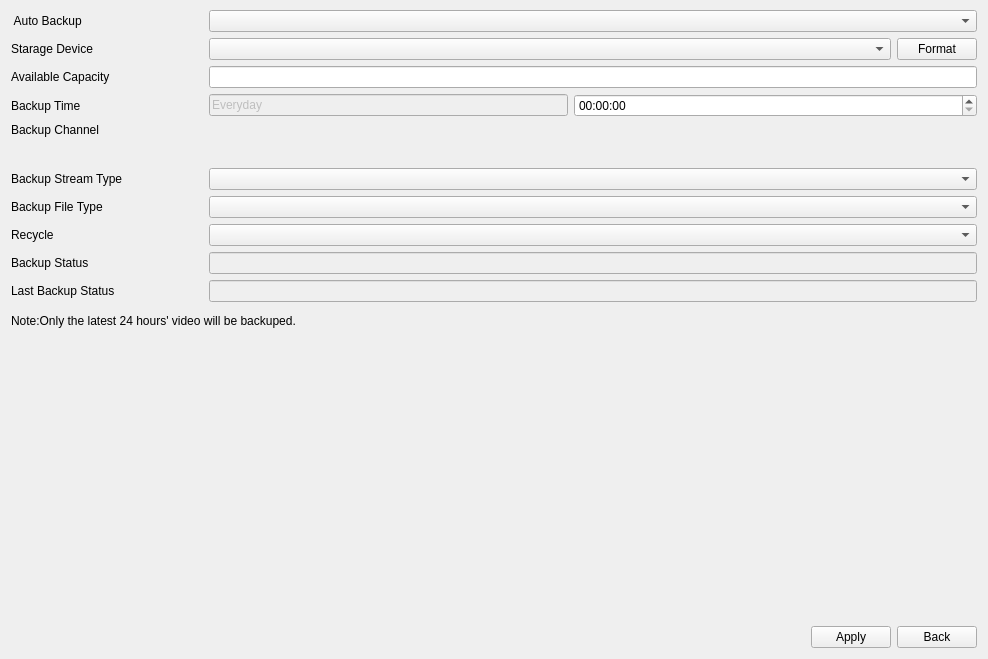
<?xml version="1.0" encoding="UTF-8"?>
<ui version="4.0">
 <class>AutoBackup</class>
 <widget class="QWidget" name="AutoBackup">
  <property name="geometry">
   <rect>
    <x>0</x>
    <y>0</y>
    <width>988</width>
    <height>659</height>
   </rect>
  </property>
  <property name="windowTitle">
   <string>Form</string>
  </property>
  <layout class="QVBoxLayout" name="verticalLayout_2">
   <property name="topMargin">
    <number>10</number>
   </property>
   <item>
    <layout class="QGridLayout" name="gridLayout">
     <property name="topMargin">
      <number>0</number>
     </property>
     <item row="8" column="1">
      <widget class="MyLineEdit" name="lineEditStatus">
       <property name="enabled">
        <bool>false</bool>
       </property>
      </widget>
     </item>
     <item row="3" column="0">
      <widget class="MyLabel" name="labelBackupTime">
       <property name="text">
        <string>Backup Time</string>
       </property>
      </widget>
     </item>
     <item row="6" column="0">
      <widget class="MyLabel" name="labelBackupFileType">
       <property name="text">
        <string>Backup File Type</string>
       </property>
      </widget>
     </item>
     <item row="1" column="0">
      <widget class="MyLabel" name="labelStarageDevice">
       <property name="text">
        <string>Starage Device</string>
       </property>
      </widget>
     </item>
     <item row="3" column="1">
      <layout class="QHBoxLayout" name="horizontalLayout_4">
       <item>
        <widget class="QLineEdit" name="lineEditDay">
         <property name="enabled">
          <bool>false</bool>
         </property>
         <property name="sizePolicy">
          <sizepolicy hsizetype="Expanding" vsizetype="Fixed">
           <horstretch>8</horstretch>
           <verstretch>0</verstretch>
          </sizepolicy>
         </property>
         <property name="text">
          <string>Everyday</string>
         </property>
        </widget>
       </item>
       <item>
        <widget class="MyTimeEdit" name="timeEditBackupTime">
         <property name="sizePolicy">
          <sizepolicy hsizetype="Minimum" vsizetype="Fixed">
           <horstretch>9</horstretch>
           <verstretch>0</verstretch>
          </sizepolicy>
         </property>
        </widget>
       </item>
      </layout>
     </item>
     <item row="5" column="1">
      <widget class="ComboBox" name="comboBoxBackupStreamType"/>
     </item>
     <item row="9" column="1">
      <widget class="MyLineEdit" name="lineEditLastStatus">
       <property name="enabled">
        <bool>false</bool>
       </property>
      </widget>
     </item>
     <item row="7" column="0">
      <widget class="MyLabel" name="labelRecycle">
       <property name="text">
        <string>Recycle</string>
       </property>
      </widget>
     </item>
     <item row="4" column="0">
      <widget class="QWidget" name="widget_2" native="true">
       <property name="sizePolicy">
        <sizepolicy hsizetype="Preferred" vsizetype="Preferred">
         <horstretch>0</horstretch>
         <verstretch>0</verstretch>
        </sizepolicy>
       </property>
       <layout class="QVBoxLayout" name="verticalLayout">
        <property name="leftMargin">
         <number>0</number>
        </property>
        <property name="topMargin">
         <number>0</number>
        </property>
        <property name="rightMargin">
         <number>0</number>
        </property>
        <property name="bottomMargin">
         <number>0</number>
        </property>
        <item>
         <widget class="MyLabel" name="labelBackupChannel">
          <property name="text">
           <string>Backup Channel</string>
          </property>
         </widget>
        </item>
        <item>
         <spacer name="verticalSpacer_2">
          <property name="orientation">
           <enum>Qt::Vertical</enum>
          </property>
          <property name="sizeHint" stdset="0">
           <size>
            <width>20</width>
            <height>10</height>
           </size>
          </property>
         </spacer>
        </item>
       </layout>
      </widget>
     </item>
     <item row="7" column="1">
      <widget class="ComboBox" name="comboBoxRecycle"/>
     </item>
     <item row="5" column="0">
      <widget class="MyLabel" name="labelBackupStreamType">
       <property name="text">
        <string>Backup Stream Type</string>
       </property>
      </widget>
     </item>
     <item row="9" column="0">
      <widget class="MyLabel" name="labelLastBackupStatus">
       <property name="text">
        <string>Last Backup Status</string>
       </property>
      </widget>
     </item>
     <item row="0" column="1">
      <widget class="ComboBox" name="comboBoxAutoBackup">
       <property name="sizePolicy">
        <sizepolicy hsizetype="Preferred" vsizetype="Fixed">
         <horstretch>4</horstretch>
         <verstretch>0</verstretch>
        </sizepolicy>
       </property>
      </widget>
     </item>
     <item row="4" column="1">
      <widget class="CheckBoxGroup" name="checkboxGroup" native="true">
       <property name="sizePolicy">
        <sizepolicy hsizetype="Preferred" vsizetype="Preferred">
         <horstretch>0</horstretch>
         <verstretch>0</verstretch>
        </sizepolicy>
       </property>
      </widget>
     </item>
     <item row="0" column="0">
      <widget class="MyLabel" name="labelAutoBackup">
       <property name="sizePolicy">
        <sizepolicy hsizetype="Preferred" vsizetype="Preferred">
         <horstretch>1</horstretch>
         <verstretch>0</verstretch>
        </sizepolicy>
       </property>
       <property name="text">
        <string> Auto Backup</string>
       </property>
      </widget>
     </item>
     <item row="6" column="1">
      <widget class="ComboBox" name="comboBoxBackupFileType"/>
     </item>
     <item row="8" column="0">
      <widget class="MyLabel" name="labelStatus">
       <property name="text">
        <string>Backup Status</string>
       </property>
      </widget>
     </item>
     <item row="2" column="0">
      <widget class="MyLabel" name="labelAvailableCapacity">
       <property name="text">
        <string>Available Capacity</string>
       </property>
      </widget>
     </item>
     <item row="2" column="1">
      <widget class="MyLineEdit" name="lineEditAvailableCapacity">
       <property name="enabled">
        <bool>true</bool>
       </property>
      </widget>
     </item>
     <item row="1" column="1">
      <widget class="QWidget" name="widget_3" native="true">
       <layout class="QHBoxLayout" name="horizontalLayout_3">
        <property name="leftMargin">
         <number>0</number>
        </property>
        <property name="topMargin">
         <number>0</number>
        </property>
        <property name="rightMargin">
         <number>0</number>
        </property>
        <property name="bottomMargin">
         <number>0</number>
        </property>
        <item>
         <widget class="ComboBox" name="comboBoxStarageDevice">
          <property name="sizePolicy">
           <sizepolicy hsizetype="Preferred" vsizetype="Fixed">
            <horstretch>4</horstretch>
            <verstretch>0</verstretch>
           </sizepolicy>
          </property>
         </widget>
        </item>
        <item>
         <widget class="MyPushButton" name="pushButtonFormat">
          <property name="text">
           <string>Format</string>
          </property>
         </widget>
        </item>
       </layout>
      </widget>
     </item>
    </layout>
   </item>
   <item>
    <widget class="QWidget" name="widget" native="true">
     <layout class="QHBoxLayout" name="horizontalLayout">
      <property name="leftMargin">
       <number>0</number>
      </property>
      <property name="topMargin">
       <number>0</number>
      </property>
      <property name="rightMargin">
       <number>0</number>
      </property>
      <property name="bottomMargin">
       <number>0</number>
      </property>
     </layout>
    </widget>
   </item>
   <item>
    <widget class="QLabel" name="label_10">
     <property name="text">
      <string>Note:Only the latest 24 hours' video will be backuped.</string>
     </property>
     <property name="style" stdset="0">
      <string>blue_text</string>
     </property>
    </widget>
   </item>
   <item>
    <spacer name="verticalSpacer">
     <property name="orientation">
      <enum>Qt::Vertical</enum>
     </property>
     <property name="sizeHint" stdset="0">
      <size>
       <width>20</width>
       <height>242</height>
      </size>
     </property>
    </spacer>
   </item>
   <item>
    <layout class="QHBoxLayout" name="horizontalLayout_2">
     <item>
      <spacer name="horizontalSpacer_2">
       <property name="orientation">
        <enum>Qt::Horizontal</enum>
       </property>
       <property name="sizeHint" stdset="0">
        <size>
         <width>40</width>
         <height>20</height>
        </size>
       </property>
      </spacer>
     </item>
     <item>
      <widget class="MyPushButton" name="pushButtonApply">
       <property name="text">
        <string>Apply</string>
       </property>
      </widget>
     </item>
     <item>
      <widget class="MyPushButton" name="pushButtonBack">
       <property name="text">
        <string>Back</string>
       </property>
      </widget>
     </item>
    </layout>
   </item>
  </layout>
 </widget>
 <customwidgets>
  <customwidget>
   <class>ComboBox</class>
   <extends>QComboBox</extends>
   <header>combobox.h</header>
  </customwidget>
  <customwidget>
   <class>MyLineEdit</class>
   <extends>QLineEdit</extends>
   <header>mylineedit.h</header>
  </customwidget>
  <customwidget>
   <class>MyPushButton</class>
   <extends>QPushButton</extends>
   <header>mypushbutton.h</header>
  </customwidget>
  <customwidget>
   <class>CheckBoxGroup</class>
   <extends>QWidget</extends>
   <header>checkboxgroup.h</header>
   <container>1</container>
  </customwidget>
  <customwidget>
   <class>MyLabel</class>
   <extends>QLabel</extends>
   <header>mylabel.h</header>
  </customwidget>
  <customwidget>
   <class>MyTimeEdit</class>
   <extends>QTimeEdit</extends>
   <header>mytimeedit.h</header>
  </customwidget>
 </customwidgets>
 <resources/>
 <connections/>
</ui>
